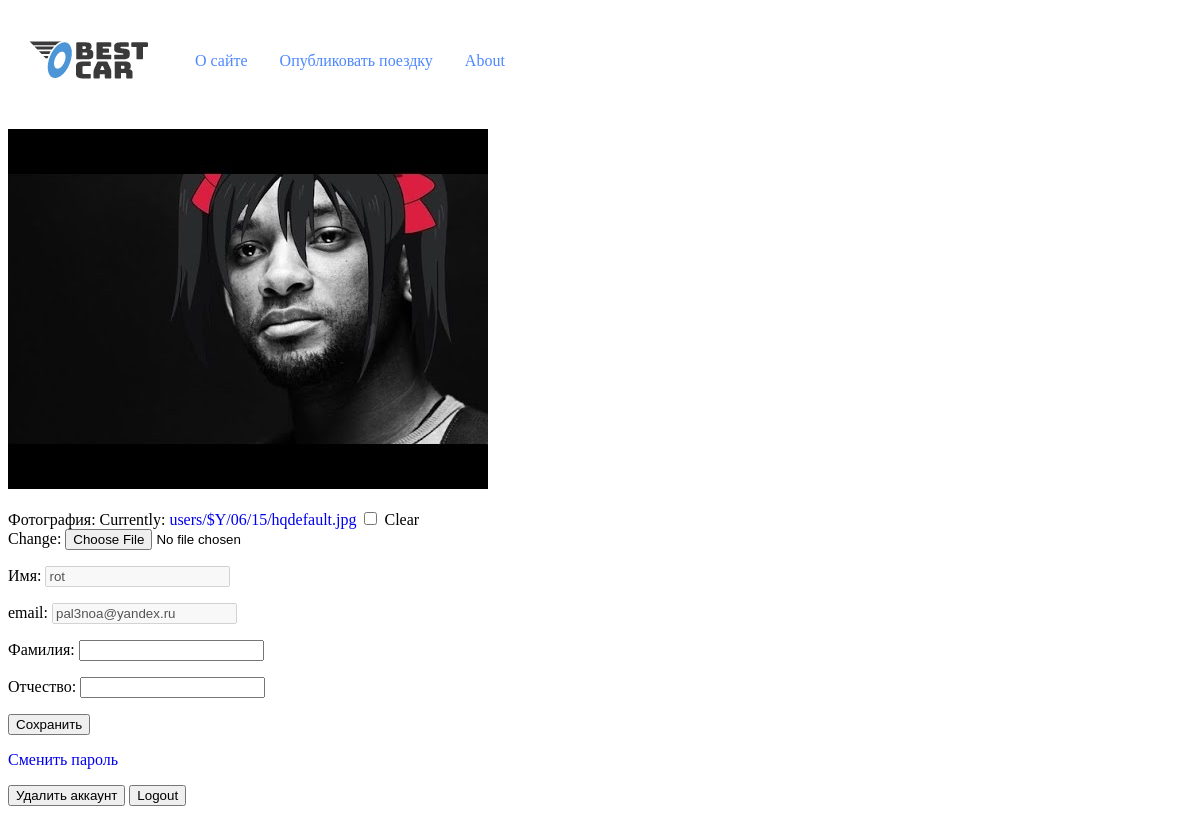
/users/profile/ (signed in), run on the app's committed database.
### users/models.py (models this page shows, shortened)
class User(AbstractUser):
    photo = models.ImageField(upload_to='users/$Y/%m/%d/', blank = True, null = True, verbose_name='Фотография')

### users/views.py (the view, shortened to what this page needs)
# urls.py: path('profile/', ProfileUser.as_view(), name='profile'),
class ProfileUser(DataMixin, LoginRequiredMixin, UpdateView):
    model = get_user_model()
    form_class = UserProfile
    template_name = 'users/profile.html'
    def get_context_data(self, **kwargs):
        context = super().get_context_data(**kwargs)
        return self.get_mixin_context(context, default_image=settings.DEFAULT_USER_IMAGE)
    def get_object(self, queryset=None):
        return self.request.user

### users/forms.py
class UserProfile(ModelForm):
    username = forms.CharField(disabled=True, label='Имя',
                               widget=forms.TextInput(attrs={'class': 'form-input'}))
    email = forms.CharField(disabled=True, label='email',
                            widget=forms.TextInput(attrs={'class': 'form-input'}))
    class Meta:
        model = get_user_model()
        fields = ['photo', 'username', 'email', 'first_name', 'last_name']
        labels = {'email': 'E-mail',
                  'first_name': 'Фамилия',
                  'last_name': 'Отчество',
                  }
        widgets = {'first_name': forms.TextInput(attrs={'class': 'form-input'}),
                   'last_name': forms.TextInput(attrs={'class': 'form-input'}),
                   }

### bestcar/utils.py (called while the page is built)
    def get_mixin_context(self, context, **kwargs):
        context['menu']=MENU
        context.update(kwargs)
        return context

### users/templates/users/profile.html (shortened to what this page needs)
{% extends 'bestcar/base.html' %}
{% block content %}
<form method="post" enctype = 'multipart/form-data'>
    {% if user.photo %}
    <p><img class = 'img-article-left thumb' src=" {{ user.photo.url}}"></p>
    {% else %}
    <p><img src ='{{default_image}}'></p>
    {% endif %}
    {{ form.as_p }}
    <p><button type="submit">Сохранить</button></p>
</form>
<p> <a href="{% url 'users:password_change' %}" title ='Сменить пароль для текущего пользователя'>Сменить пароль</a> </p>
<form action="{% url 'users:delete' %}" method="post">
                  <button type="submit" class="btn btn-info">Удалить аккаунт</button>
<form action="{% url 'users:logout' %}" method="post">
                  <button type="submit" class="btn btn-info">Logout</button>
            </form>
</form>
{% endblock %}

### bestcar/static/bestcar/css/style_base.css (style rules this page uses)
a { text-decoration: none; }

### data on the page
User: photo (placeholder picture), username "rot", email "pal3noa@yandex.ru"

### other printed values
{{ m.title }} "О сайте" "Опубликовать поездку"
